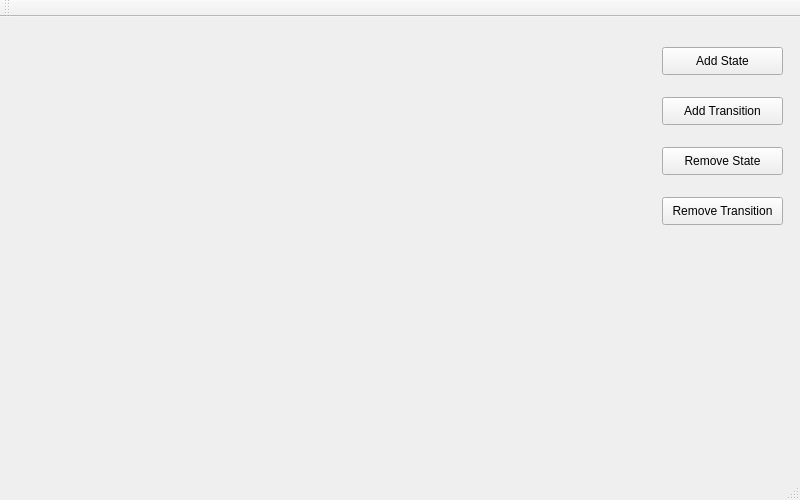
<?xml version="1.0" encoding="UTF-8"?>
<ui version="4.0">
 <class>MainWindow</class>
 <widget class="QMainWindow" name="MainWindow">
  <property name="geometry">
   <rect>
    <x>0</x>
    <y>0</y>
    <width>800</width>
    <height>500</height>
   </rect>
  </property>
  <property name="windowTitle">
   <string>MainWindow</string>
  </property>
  <widget class="QWidget" name="centralWidget">
   <widget class="labpage" name="widget" native="true">
    <property name="geometry">
     <rect>
      <x>20</x>
      <y>20</y>
      <width>550</width>
      <height>350</height>
     </rect>
    </property>
   </widget>
   <widget class="QPushButton" name="pushButton">
    <property name="geometry">
     <rect>
      <x>662</x>
      <y>30</y>
      <width>121</width>
      <height>28</height>
     </rect>
    </property>
    <property name="text">
     <string>Add State</string>
    </property>
   </widget>
   <widget class="QPushButton" name="pushButton_2">
    <property name="geometry">
     <rect>
      <x>662</x>
      <y>80</y>
      <width>121</width>
      <height>28</height>
     </rect>
    </property>
    <property name="text">
     <string>Add Transition</string>
    </property>
   </widget>
   <widget class="QPushButton" name="pushButton_3">
    <property name="geometry">
     <rect>
      <x>662</x>
      <y>130</y>
      <width>121</width>
      <height>28</height>
     </rect>
    </property>
    <property name="text">
     <string>Remove State</string>
    </property>
   </widget>
   <widget class="QPushButton" name="pushButton_4">
    <property name="geometry">
     <rect>
      <x>662</x>
      <y>180</y>
      <width>121</width>
      <height>28</height>
     </rect>
    </property>
    <property name="text">
     <string>Remove Transition</string>
    </property>
   </widget>
  </widget>
  <widget class="QMenuBar" name="menuBar">
   <property name="geometry">
    <rect>
     <x>0</x>
     <y>0</y>
     <width>800</width>
     <height>26</height>
    </rect>
   </property>
  </widget>
  <widget class="QToolBar" name="mainToolBar">
   <attribute name="toolBarArea">
    <enum>TopToolBarArea</enum>
   </attribute>
   <attribute name="toolBarBreak">
    <bool>false</bool>
   </attribute>
  </widget>
  <widget class="QStatusBar" name="statusBar"/>
 </widget>
 <layoutdefault spacing="6" margin="11"/>
 <customwidgets>
  <customwidget>
   <class>labpage</class>
   <extends>QWidget</extends>
   <header>labpage.h</header>
   <container>1</container>
  </customwidget>
 </customwidgets>
 <resources/>
 <connections/>
</ui>
